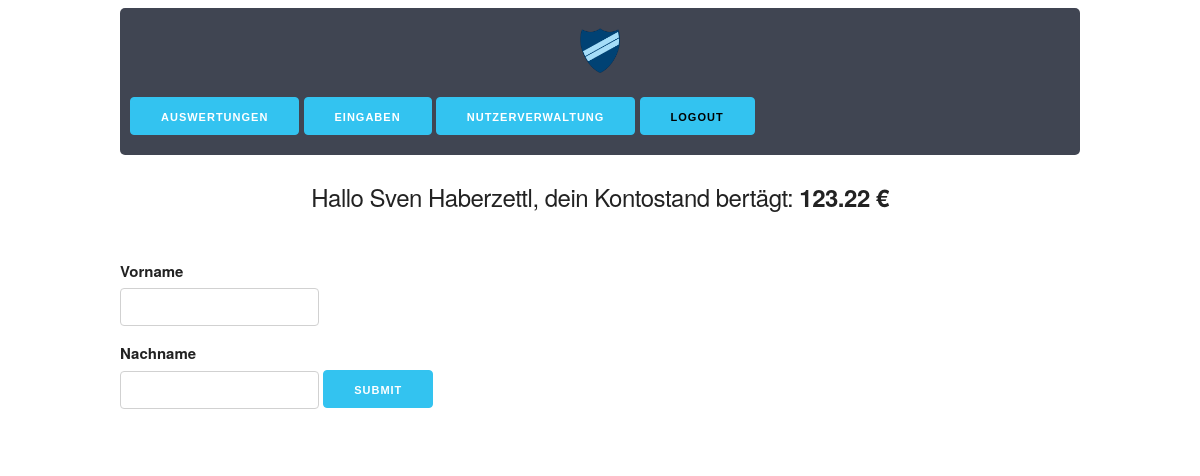
Before: /php/get_konto.php (signed in) with the older database file.
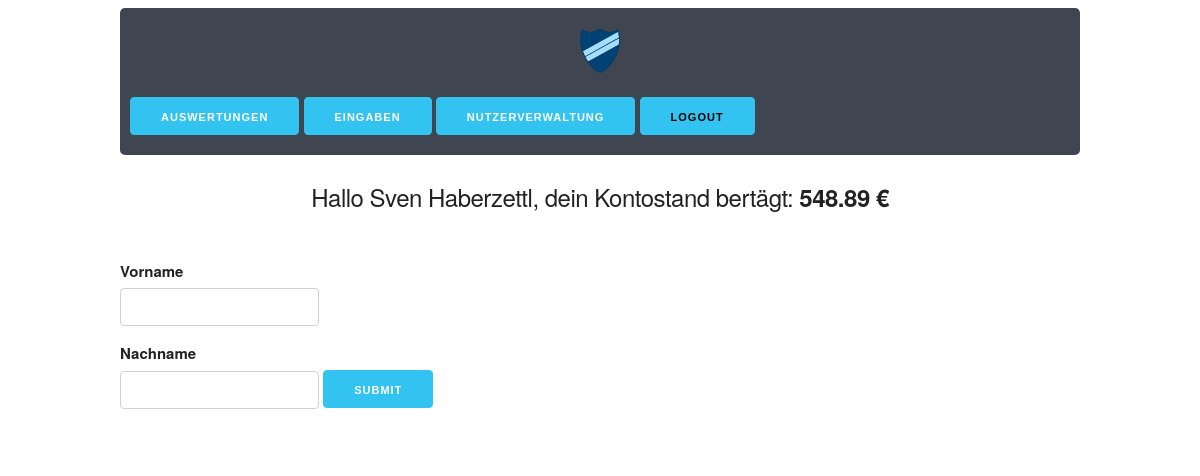
After: the same page with the newer database file.
### tables this page shows
CREATE TABLE `user` (
  `id` int(11) NOT NULL,
  `vorname` varchar(255) NOT NULL,
  `nachname` varchar(255) NOT NULL,
  `email` varchar(255) NOT NULL,
  `kontostand` float NOT NULL,
  `zinsen` tinyint(1) NOT NULL,
  `erstellt_am` timestamp NOT NULL DEFAULT CURRENT_TIMESTAMP,
  `zuletzt_geaendert` timestamp NULL DEFAULT NULL,
  `passwort` varchar(255) NOT NULL,
  `verein` int(10) NOT NULL,
  `gruppe` int(10) NOT NULL,
  `hausbewohner` tinyint(4) DEFAULT NULL
);

### php/db_request.php (called while the page is built, shortened)
<?php
function getKontostand($user)
{
    $database = connect();
    $sql = "SELECT kontostand FROM user WHERE id=$user;";
    $result = $database->query($sql);
    $row = $result->fetch_assoc();
    $out = $row["kontostand"];
    return $out . " €";
}
function getUser($user)
{
    $database = connect();
    $sql = "SELECT * FROM user WHERE id=$user;";
    $result = $database->query($sql);
    $row = $result->fetch_assoc();
    $out = $row["vorname"] . " " . $row["nachname"];
    if ($out != " ") {
        return $out;
    }
    return "Dieser Nutzer existiert nicht!";
}

### php/get_konto.php (the view, shortened to what this page needs)
<?php
if ($_SESSION["usergroup"] = 1) {
    require_once "db_request.php";
    $user = getUser($_SESSION["userid"]);
    ?>
    <!DOCTYPE html>
    <html lang="de">
    <head>
        <link rel="stylesheet" href="/kasse/css/skeleton.css">
        <link rel="stylesheet" href="/kasse/css/custom.css">
    </head>
    <body>
    <div class="container" align="center">
        <header>
            <img class="header-img" src="/kasse/pics/logo.png"><br/>
            <div>
                <div class="dropdown">
                    <button class="button-primary">Auswertungen</button>
                </div>
                <div class="dropdown">
                    <button class="button-primary">Eingaben</button>
                </div>
                <div class="dropdown">
                    <button class="button-primary">Nutzerverwaltung</button>
                </div>
                <div class="dropdown">
                    <a href="/kasse/php/logout.php">
                        <button class="button-primary" id="logout"><strong>Logout</strong></button>
                    </a>
                </div>
            </div>
        </header>
        <br/>
        <div>
            <h5>Hallo <?php echo $user; ?>, dein Kontostand bertägt:
                <strong class="betrag"><?php echo getKontostand($_SESSION["userid"]); ?></strong></h5>
        </div>
        <br/>
    </div>
    <div class="container">
        <?php if (!isset($_POST["prename"])) { ?>
            <form method="post" action="<?php echo htmlspecialchars($_SERVER["PHP_SELF"]) ?>">
                <label for="prename">Vorname</label> <input name="prename" id="prename" type="text">
                <label for="lastname">Nachname</label> <input name="lastname" id="lastname" type="text">
                <input class="button-primary" type="submit">
            </form>
            <?php
        } else {
            $prename = $_POST["prename"];
            $lastname = $_POST["lastname"];
            $user = getUserID($prename,$lastname);
            getKontostand($user);
        } ?>
    </div>
    </body>
    </html>
    <?php
} else {
    die('<meta http-equiv="refresh" content="0;URL=/kasse/index.php">');
}
?>

Changed rows visible on the page:
changed user "Sven Haberzettl": kontostand "123.22 €" → "548.89 €"
